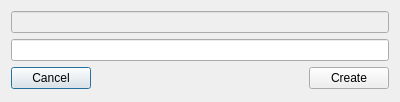
<?xml version="1.0" encoding="UTF-8"?>
<ui version="4.0">
 <class>BranchDlg</class>
 <widget class="QDialog" name="BranchDlg">
  <property name="geometry">
   <rect>
    <x>0</x>
    <y>0</y>
    <width>400</width>
    <height>102</height>
   </rect>
  </property>
  <property name="windowTitle">
   <string>Dialog</string>
  </property>
  <layout class="QGridLayout" name="gridLayout">
   <item row="0" column="0" colspan="3">
    <widget class="QLineEdit" name="leOldName">
     <property name="enabled">
      <bool>false</bool>
     </property>
    </widget>
   </item>
   <item row="1" column="0" colspan="3">
    <widget class="QLineEdit" name="leNewName"/>
   </item>
   <item row="2" column="0">
    <widget class="QPushButton" name="pbCancel">
     <property name="text">
      <string>Cancel</string>
     </property>
    </widget>
   </item>
   <item row="2" column="1">
    <spacer name="horizontalSpacer">
     <property name="orientation">
      <enum>Qt::Horizontal</enum>
     </property>
     <property name="sizeHint" stdset="0">
      <size>
       <width>207</width>
       <height>20</height>
      </size>
     </property>
    </spacer>
   </item>
   <item row="2" column="2">
    <widget class="QPushButton" name="pbAccept">
     <property name="text">
      <string>Create</string>
     </property>
    </widget>
   </item>
  </layout>
 </widget>
 <tabstops>
  <tabstop>leOldName</tabstop>
  <tabstop>leNewName</tabstop>
  <tabstop>pbAccept</tabstop>
  <tabstop>pbCancel</tabstop>
 </tabstops>
 <resources/>
 <connections/>
</ui>
